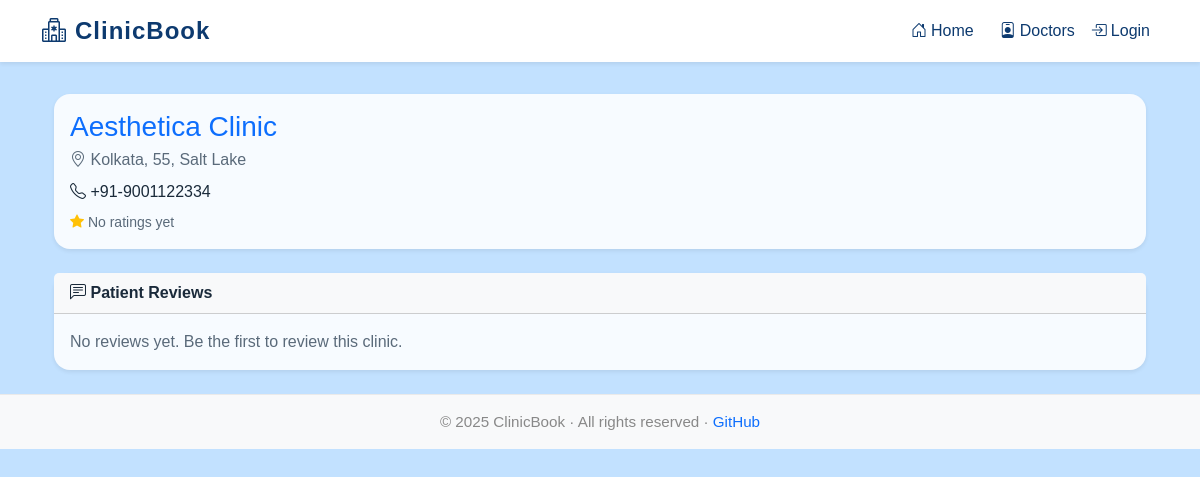
Page /clinic/20 on the committed database.
### tables this page shows
CREATE TABLE clinics (
        id INTEGER PRIMARY KEY AUTOINCREMENT,
        name TEXT NOT NULL,
        city TEXT,
        address TEXT,
        phone TEXT,
        average_rating REAL DEFAULT 0.0
    );

### app.py (the view)
    @app.route('/clinic/<int:clinic_id>')
    def clinic_detail(clinic_id):
        db = get_db()
        clinic = db.execute(
            "SELECT * FROM clinics WHERE id=?", (clinic_id,)
        ).fetchone()
        if not clinic:
            abort(404)
        reviews = db.execute(
            '''SELECT r.rating, r.comment, p.name as patient_name, r.created_at
            FROM reviews r
            JOIN patients p ON r.patient_id = p.id
            WHERE r.clinic_id=? ORDER BY r.created_at DESC''',
            (clinic_id,)
        ).fetchall()
        return render_template("clinic_detail.html", clinic=clinic, reviews=reviews)

### templates/clinic_detail.html (shortened to what this page needs)
{% extends 'base.html' %}
{% block content %}
<div class="container my-4">
  <div class="card border-0 shadow-sm mb-4">
    <div class="card-body">
      <h3 class="text-primary mb-1">{{ clinic.name }}</h3>
      <div class="mb-2 text-muted"><i class="bi bi-geo-alt"></i> {{ clinic.city }}, {{ clinic.address }}</div>
      {% if clinic.phone %}
      <div class="mb-2"><i class="bi bi-telephone"></i> {{ clinic.phone }}</div>
      {% endif %}
      <div class="small mt-1">
        <i class="bi bi-star-fill" style="color:#ffc107;"></i>
        {% if clinic.average_rating and clinic.average_rating > 0 %}
          {{ "%.1f"|format(clinic.average_rating) }} / 5
        {% else %}
          No ratings yet
        {% endif %}
      </div>
    </div>
  </div>
  <div class="card border-0 shadow-sm mb-4">
    <div class="card-header bg-light fw-semibold">
      <i class="bi bi-chat-left-text"></i> Patient Reviews
    </div>
    <div class="card-body">
      {% if reviews %}
        {% for r in reviews %}
        <div class="mb-3 pb-2 border-bottom">
          <div class="d-flex align-items-center mb-1">
            <i class="bi bi-person-circle me-2" style="font-size:1.5rem; color:#0d6efd;"></i>
            <strong>{{ r.patient_name }}</strong>
            <span class="ms-2 small text-muted">{{ r.created_at }}</span>
          </div>
          <div class="small mb-1">
            <i class="bi bi-star-fill" style="color:#ffc107;"></i> {{ r.rating }} / 5
          </div>
          {% if r.comment %}
          <p class="small mb-0">{{ r.comment }}</p>
          {% endif %}
        </div>
        {% endfor %}
      {% else %}
        <div class="text-muted">No reviews yet. Be the first to review this clinic.</div>
      {% endif %}
    </div>
  </div>
</div>
{% endblock %}

### static/css/style.css (style rules this page uses)
:root { --background: #c2e1ff; --card-bg: #f7fbff; --primary: #0d6efd; --primary-hover: #084298; --heading: #0d3a6f; --accent-light: #afd7ff; --text-default: #1a2a3a; --text-muted: #5a6a7a; --text-footer: #888888; --success: #28a745; --danger: #dc3545; --warning: #ffc107; --info: #20c997; --white: #ffffff; --gray-light: #eaeaea; --gray-dark: #343a40; }
body { padding-top: 70px; }
.card { border-radius: 1rem; box-shadow: 0 2px 12px rgba(0,0,0,0.04); border: 0; transition: transform 0.18s cubic-bezier(.4,2,.6,1), box-shadow 0.22s cubic-bezier(.4,2,.6,1); }

### rows in the picture
clinics: name "Aesthetica Clinic", city "Kolkata", address "55, Salt Lake", phone "+91-9001122334"

### other values in the picture
{{ 2025 }} "2025"
